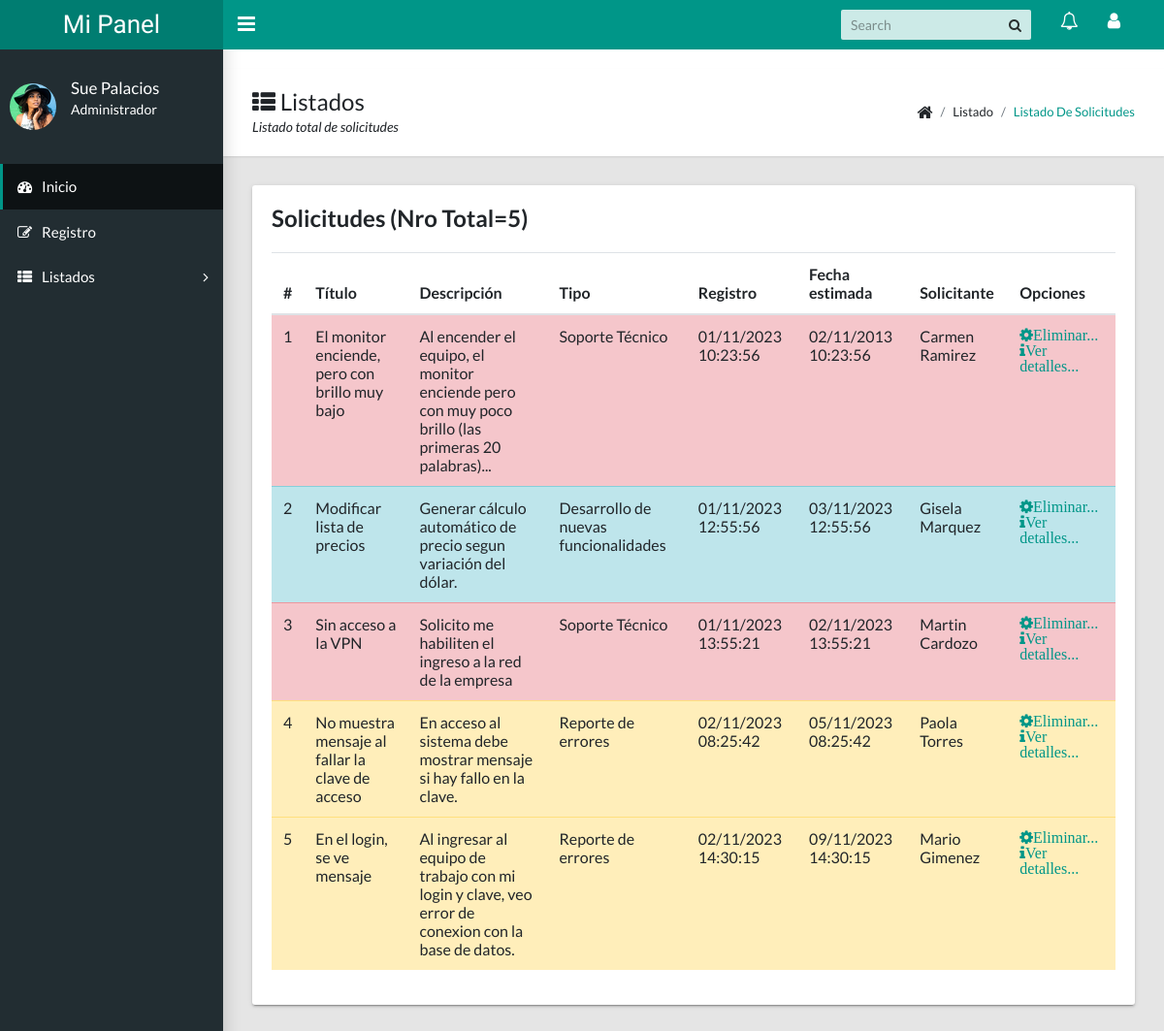
Screenshot of /listado.php (signed in) with the database file from the repository.
### tables this page shows
CREATE TABLE `usuarios` (
  `Id` int(11) NOT NULL,
  `Nombre` varchar(50) DEFAULT NULL,
  `Apellido` varchar(50) NOT NULL,
  `Imagen` varchar(100) DEFAULT NULL,
  `Email` varchar(50) NOT NULL,
  `Clave` varchar(32) NOT NULL,
  `IdRol` int(11) NOT NULL,
  `UltimaFechaAcceso` date NOT NULL,
  `Activo` tinyint(1) DEFAULT NULL
);

CREATE TABLE `registros` (
  `Id` int(11) NOT NULL,
  `Titulo` varchar(100) NOT NULL,
  `Descripcion` varchar (1000) DEFAULT NULL,
  `IdSolicitud` varchar(100) DEFAULT NULL,
  `Registro` datetime NOT NULL,
  `FechaSolicitud` datetime NOT NULL,
  `IdUsuario` varchar(100) NOT NULL
);

CREATE TABLE `solicitud` (
  `Id` int(11) NOT NULL,
  `Denominacion` varchar(50) NOT NULL
);

### funciones/select_general.php (called while the page is built, shortened)
<?php
function Listar_Solicitud($vConexion) {
    $Listado = array();
    $RolSolicitud = mysqli_real_escape_string($vConexion, $_SESSION['Usuario_IdRol']);
    if($RolSolicitud == 1){
        $SQL = "SELECT USU.Id, USU.Nombre, USU.Apellido, REG.Id, REG.Titulo, REG.Descripcion, REG.IdUsuario,
        Registro,
        FechaSolicitud,
        REG.IdSolicitud,
        ROL.Denominacion,
        SOL.Id,
        SOL.Denominacion as NombreSolicitud
        FROM usuarios USU, registros REG, roles ROL, solicitud SOL
        WHERE USU.Id = REG.IdUsuario
        AND USU.IdRol = ROL.Id
        AND REG.IdSolicitud = SOL.Id
        ORDER BY REG.Registro ASC";
    } else if($RolSolicitud == 2){
        $SQL = "SELECT  USU.Id, USU.Nombre, USU.Apellido, REG.Id, REG.Titulo, REG.Descripcion, REG.IdUsuario,
         Registro,
        FechaSolicitud,
        REG.IdSolicitud,
        ROL.Denominacion,
        SOL.Id,
        SOL.Denominacion as NombreSolicitud
        FROM usuarios USU, registros REG, roles ROL, solicitud SOL
        WHERE USU.Id = REG.IdUsuario
        AND USU.IdRol = ROL.Id
        AND ROL.Id = 2
        AND SOL.Id = REG.IdSolicitud
        ORDER BY REG.Registro ASC";
    } else if($RolSolicitud == 4){
        $SQL = "SELECT  USU.Id, USU.Nombre, USU.Apellido, REG.Id, REG.Titulo, REG.Descripcion, REG.IdUsuario,
        Registro,
        FechaSolicitud,
        REG.IdSolicitud,
        ROL.Denominacion,
        Sol.Id,
        SOL.Denominacion as NombreSolicitud
        FROM usuarios USU, registros REG, roles ROL, solicitud SOL
        WHERE USU.Id = REG.IdSolicitud
        AND USU.IdRol = ROL.Id
        AND REG.IdSolicitud in( 2, 1)
        AND SOL.Id = REG.IdSolicitud
        ORDER BY REG.Registro ASC";
    }
    $rs = mysqli_query($vConexion, $SQL);
    $i = 0;
    while ($data = mysqli_fetch_array($rs)) {
        $Listado[$i]['ID'] = $data['Id'];
        $Listado[$i]['TITULO'] = $data['Titulo'];
        $Listado[$i]['DESCRIPCION'] = $data['Descripcion'];
        $Listado[$i]['TIPOSOL'] = $data['Id'];
        $Listado[$i]['DENOMINACIONSOL'] = $data['NombreSolicitud'];
        $Listado[$i]['REGISTRO'] = $data['Registro'];
        $Listado[$i]['FECHASOLICITUD'] = $data['FechaSolicitud'];
        $Listado[$i]['ID_USUARIO'] = $data['Nombre'] . ' ' . $data['Apellido'];
        $i++;
    }
    return $Listado;
}
?>

### funciones/FechaGuion.php (called while the page is built, shortened)
<?php
function FechaGuion($FechaBBD){
$NuevaFecha = date('d/m/Y H:i:s', strtotime($FechaBBD));
return $NuevaFecha;
}
?>

### listado.php (the view, shortened to what this page needs)
<?php
$MiConexion = ConexionBD();
require_once 'funciones/primeras20palabras.php';
require_once 'funciones/FechaGuion.php';
require_once 'funciones/select_general.php';
$ListadoSolicitud = Listar_Solicitud($MiConexion);
$CantidadSolicitud = count($ListadoSolicitud);
?>
  <?php
  require_once 'header.inc.php';
  ?>
  </head>
  <body class="app sidebar-mini">
    <header class="app-header"><a class="app-header__logo" href="index.php">Mi Panel</a>
      <?php
    require_once 'menuderecho.inc.php';
    ?>
    </header>
    <?php
  require_once 'menulateral.inc.php';
  ?>
    <main class="app-content">
    <div class="app-title">
    <?php
  require_once 'menu.inc.php';
  ?>
      <div class="row">
        <div class="col-md-12">
          <div class="tile">
          <h3 class="tile-title">Solicitudes (Nro Total=<?php echo $CantidadSolicitud ?>)</h3>
            <?php if (!empty($ListadoSolicitud)) { ?>
            <div class="table-responsive">
              <table class="table">
                <thead>
                  <tr>
                    <th>#</th>
                    <th>Título</th>
                    <th>Descripción</th>
                    <th>Tipo</th>
                    <th>Registro</th>
                    <th>Fecha estimada</th>
                    <th>Solicitante</th>
                    <th>Opciones</th>
                  </tr>
                </thead>
                <tbody>
                <?php for ($i=0; $i<$CantidadSolicitud; $i++) { ?>
                  <?php if ($ListadoSolicitud[$i]['TIPOSOL'] ==1){
                                  $Estilo = 'table-info';
                            }elseif($ListadoSolicitud[$i]['TIPOSOL'] == 2){
                                  $Estilo = 'table-warning';
                            }elseif($ListadoSolicitud[$i]['TIPOSOL'] == 3){
                                    $Estilo = 'table-danger';
                        }?>
                      <tr class="<?php echo $Estilo; ?>" >
                          <td><?php echo $i+1; ?></td>
                          <td><?php echo $ListadoSolicitud[$i]['TITULO']; ?></td>
                          <td><?php  PrimerasVeinte(explode(' ', $ListadoSolicitud[$i]['DESCRIPCION'])); ?></td>
                          <td><?php echo $ListadoSolicitud[$i]['DENOMINACIONSOL']; ?></td>
                          <td><?php echo FechaGuion($ListadoSolicitud[$i]['REGISTRO']); ?></td>
                          <td><?php echo FechaGuion($ListadoSolicitud[$i]['FECHASOLICITUD']); ?></td>
                          <td><?php echo $ListadoSolicitud[$i]['ID_USUARIO']; ?></td>
                          <td>
                            <?php
                              if ($_SESSION['Usuario_IdRol'] == 1 ) { ?>
                              <a href="eliminar_solicitud.php?ID_REGISTRO=<?php echo $ListadoSolicitud[$i]['ID']; ?>"
                              onclick="if (confirm('Confirma eliminar esta consulta?')) {return true;} else {return false;}">
                              <i class="pp-menu__icon fa fa-cog">Eliminar...</i></a>
                              <a href="#"><i class="fa fa-info">Ver detalles...</i></a>
                            <?php } ?>
                          </td>
                        </tr>
                        <?php } ?>
                </tbody>
              </table>
            </div>
           <?php } ?>
          </div>
        </div>
      </div>
    </main>
    <?php
      require_once 'footer.inc.php';
      ?>

### header.inc.php (shortened to what this page needs)
<!DOCTYPE html>
<html lang="en">
  <head>
    <link rel="stylesheet" type="text/css" href="css/main.css">
    <link rel="stylesheet" type="text/css" href="https://maxcdn.bootstrapcdn.com/font-awesome/4.7.0/css/font-awesome.min.css">

### menuderecho.inc.php (shortened to what this page needs)
<a class="app-sidebar__toggle" href="#" data-toggle="sidebar" aria-label="Hide Sidebar"></a>
      <ul class="app-nav">
        <li class="app-search">
          <input class="app-search__input" type="search" placeholder="Search">
          <button class="app-search__button"><i class="fa fa-search"></i></button>
        </li>
        <li class="dropdown"><a class="app-nav__item" href="#" data-toggle="dropdown" aria-label="Show notifications"><i class="fa fa-bell-o fa-lg"></i></a>
        </li>
        <li class="dropdown"><a class="app-nav__item" href="#" data-toggle="dropdown" aria-label="Open Profile Menu"><i class="fa fa-user fa-lg"></i></a>
        </li>
      </ul>

### menulateral.inc.php (shortened to what this page needs)
<aside class="app-sidebar">
        <?php
        require_once 'info_usuario.inc.php';
        ?>
        </div>
        <ul class="app-menu">
            <li><a class="app-menu__item active" href="index.php"><i class="app-menu__icon fa fa-dashboard"></i><span class="app-menu__label">Inicio</span></a></li>
            <li><a class="app-menu__item" href="carga.php"><i class="app-menu__icon fa fa-edit"></i><span class="app-menu__label">Registro</span></a></li>
            <li class="treeview"><a class="app-menu__item" href="#" data-toggle="treeview"><i class="app-menu__icon fa fa-th-list"></i><span class="app-menu__label">Listados</span><i class="treeview-indicator fa fa-angle-right"></i></a>
            </li>
          </ul>
      </aside>

### info_usuario.inc.php
<div class="app-sidebar__user"><img class="app-sidebar__user-avatar" src="images/team//<?php echo $_SESSION['Usuario_Img'];?>" alt="<?php echo $_SESSION['Usuario_Nombre'];?>ios">
<div>
<p class="app-sidebar__user-name"><?php echo $_SESSION['Usuario_Nombre'].' '.$_SESSION['Usuario_Apellido']; ?></p>
<p class="app-sideba__user-designation"><?php echo $_SESSION['Denom_Rol']; ?></p>
</div>

### menu.inc.php
<div>
          <h1><i class="fa fa-th-list"></i> Listados</h1>
          <?php if ($_SESSION['Usuario_IdRol'] == 1 ) { ?>
          <p>Listado total de solicitudes</p>
          <?php }else if ($_SESSION['Usuario_IdRol'] == 2) { ?>
          <p>Listado de mis solicitudes cargadas</p>
          <?php }else if ($_SESSION['Usuario_IdRol'] == 3 ||$_SESSION['Usuario_IdRol'] == 4 ) { ?>
          <p>Listado de solicitudes cargadas</p>
          <?php } ?>
        </div>
        <ul class="app-breadcrumb breadcrumb">
          <li class="breadcrumb-item"><i class="fa fa-home fa-lg"></i></li>
          <li class="breadcrumb-item">Listado</li>
          <li class="breadcrumb-item active"><a href="#">Listado de Solicitudes</a></li>
        </ul>
      </div>

### funciones/primeras20Palabras.php (shortened to what this page needs)
<?php
$Palabras_Array = array();
function PrimerasVeinte($Palabras_Array){
    $Cant_Palabras = count($Palabras_Array);
    if ($Cant_Palabras > 20){
        for ($i = 0; $i < 20; $i++){
            echo $Palabras_Array[$i]." ";
        }
    } else {
        echo implode(" ", $Palabras_Array);
    }
}
return PrimerasVeinte($Palabras_Array);
?>

### footer.inc.php (shortened to what this page needs)
  </body>
</html>

### rows the page displays
usuarios: registros.Titulo "El monitor enciende, pero con brillo muy bajo", Palabras_Array "Al encender el equipo, el monitor enciende pero con muy poco brillo (las primeras 20 palabras)...", solicitud.Denominacion "Soporte Técnico", registros.Registro "01/11/2023 10:23:56", registros.FechaSolicitud "02/11/2013 10:23:56", ID_USUARIO "Carmen Ramirez"
usuarios: registros.Titulo "Modificar lista de precios", Palabras_Array "Generar cálculo automático de precio segun variación del dólar.", solicitud.Denominacion "Desarrollo de nuevas funcionalidades", registros.Registro "01/11/2023 12:55:56", registros.FechaSolicitud "03/11/2023 12:55:56", ID_USUARIO "Gisela Marquez"
usuarios: registros.Titulo "Sin acceso a la VPN", Palabras_Array "Solicito me habiliten el ingreso a la red de la empresa", solicitud.Denominacion "Soporte Técnico", registros.Registro "01/11/2023 13:55:21", registros.FechaSolicitud "02/11/2023 13:55:21", ID_USUARIO "Martin Cardozo"
usuarios: registros.Titulo "No muestra mensaje al fallar la clave de acceso", Palabras_Array "En acceso al sistema debe mostrar mensaje si hay fallo en la clave.", solicitud.Denominacion "Reporte de errores", registros.Registro "02/11/2023 08:25:42", registros.FechaSolicitud "05/11/2023 08:25:42", ID_USUARIO "Paola Torres"
usuarios: registros.Titulo "En el login, se ve mensaje", Palabras_Array "Al ingresar al equipo de trabajo con mi login y clave, veo error de conexion con la base de datos.", solicitud.Denominacion "Reporte de errores", registros.Registro "02/11/2023 14:30:15", registros.FechaSolicitud "09/11/2023 14:30:15", ID_USUARIO "Mario Gimenez"

### other values shown
$_SESSION['Usuario_Nombre'] "Sue"
$_SESSION['Usuario_Apellido'] "Palacios"
$_SESSION['Denom_Rol'] "Administrador"
$CantidadSolicitud "5"
